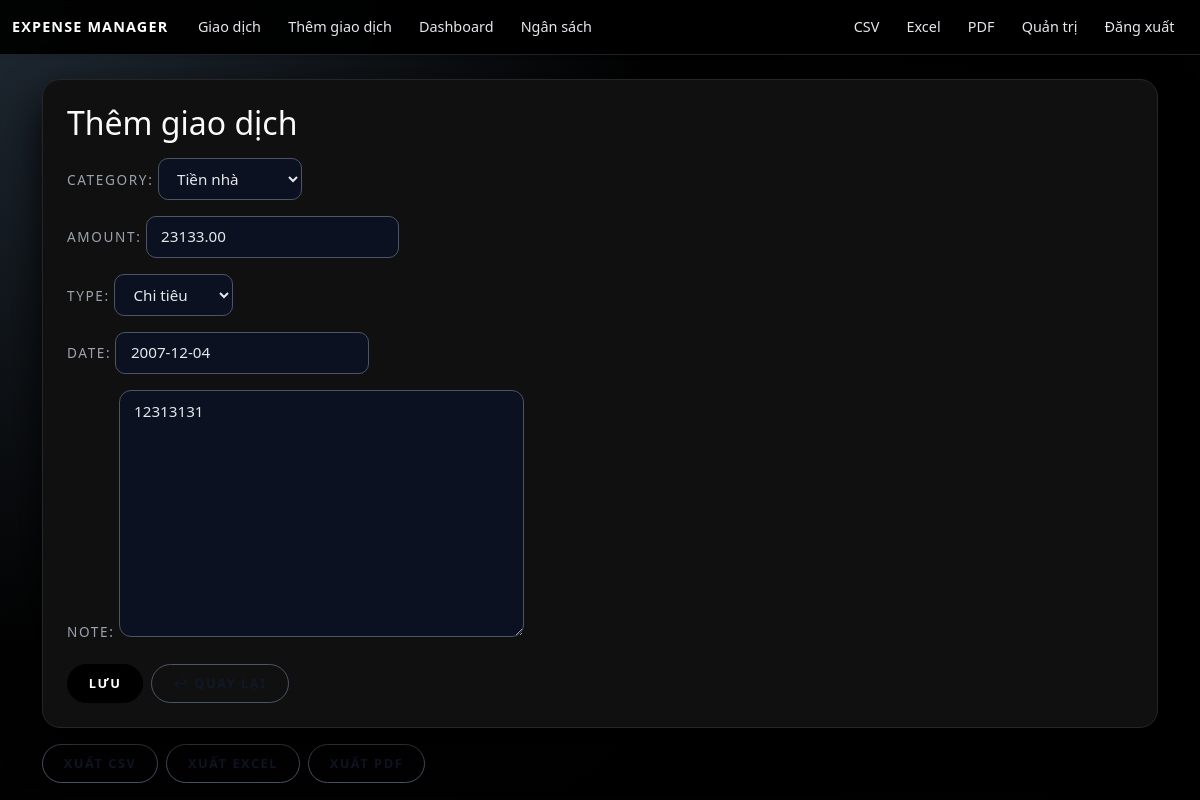
The app's page /transactions/18/edit/ (signed in) with its own data.
### expenses/models.py (models this page shows, shortened)
class Transaction(models.Model):
    TYPE_CHOICES = (
        ('income', 'Thu nhập'),
        ('expense', 'Chi tiêu'),
    )
    user = models.ForeignKey(User, on_delete=models.CASCADE)   # mỗi user có nhiều giao dịch
    amount = models.DecimalField(max_digits=12, decimal_places=2)  # số tiền
    category = models.ForeignKey(Category, on_delete=models.SET_NULL, null=True, blank=True)
    type = models.CharField(max_length=10, choices=TYPE_CHOICES)   # income / expense
    date = models.DateField()   # ngày giao dịch
    note = models.TextField(blank=True)   # ghi chú

### expenses/views.py (the view)
# urls.py: path('transactions/<int:pk>/edit/', views.transaction_edit, name='transaction_edit'),
def transaction_edit(request, pk):
    transaction = get_object_or_404(Transaction, pk=pk, user=request.user)  # chỉ cho chủ sở hữu sửa
    if request.method == "POST":
        form = TransactionForm(request.POST, instance=transaction)
        if form.is_valid():
            updated = form.save(commit=False)
            updated.user = request.user
            updated.save()
            return redirect('transaction_list')
    else:
        form = TransactionForm(instance=transaction)
    return render(request, 'expenses/transaction_form.html', {'form': form, 'edit_mode': True})

### expenses/forms.py
class TransactionForm(forms.ModelForm):
    class Meta:
        model = Transaction
        fields = ["category", "amount", "type", "date", "note"]

### expenses/models.py (called while the page is built)
    def __str__(self):
        return self.name

### expenses/templates/expenses/transaction_form.html (shortened to what this page needs)
{% extends "expenses/base.html" %}
{% block content %}
<div class="card p-4 mb-3">
  <h2 class="mb-3"> Thêm giao dịch</h2>
  <form method="post">
    {{ form.as_p }}
    <div class="mt-3 d-flex gap-2">
      <button type="submit" class="btn btn-dark">
         Lưu
      </button>
      <a href="{% url 'transaction_list' %}" class="btn btn-outline-dark">
      </a>
    </div>
  </form>
</div>
<div class="d-flex gap-2">
  <a href="{% url 'export_csv' %}" class="btn btn-outline-dark btn-sm">Xuất CSV</a>
  <a href="{% url 'export_excel' %}" class="btn btn-outline-dark btn-sm">Xuất Excel</a>
  <a href="{% url 'export_pdf' %}" class="btn btn-outline-dark btn-sm">Xuất PDF</a>
</div>
{% endblock %}

### expenses/templates/expenses/base.html (style rules this page uses)
:root { --exp-bg: #050505; --exp-bg-soft: #101010; --exp-border: #262626; --exp-text: #f9fafb; --exp-text-muted: #9ca3af; --exp-black: #000000; }
* { box-sizing: border-box; }
body { margin: 0; min-height: 100vh; background: radial-gradient(circle at top left, #1f2933 0, #020202 45%, #000000 100%); color: var(--exp-text); font-family: system-ui, -apple-system, BlinkMacSystemFont, "Segoe UI", sans-serif; }
.card { border-radius: 18px; border: 1px solid var(--exp-border); background-color: var(--exp-bg-soft); box-shadow: 0 18px 40px rgba(0, 0, 0, 0.9), 0 0 0 1px rgba(255, 255, 255, 0.01); color: var(--exp-text); }
input[type="text"], input[type="number"], input[type="email"], input[type="password"], input[type="date"], input[type="month"], select, textarea, .form-control, .form-select { background-color: #0b1120; border: 1px solid #4b5563; color: #e5e7eb; border-radius: 10px; font-size: 0.95rem; padding: 0.55rem 0.9rem; }
textarea, textarea.form-control { border-radius: 12px; min-height: 120px; }
input::placeholder, textarea::placeholder { color: #6b7280; font-size: 0.9rem; }
label { font-size: 0.85rem; text-transform: uppercase; letter-spacing: 0.12em; color: var(--exp-text-muted); margin-bottom: 0.35rem; }
.btn-dark, .btn-outline-dark, .btn-primary { border-radius: 999px; text-transform: uppercase; letter-spacing: 0.12em; font-size: 0.8rem; font-weight: 600; padding: 0.55rem 1.4rem; transition: background-color 0.18s ease-out, color 0.18s ease-out, border-color 0.18s ease-out, transform 0.18s ease-out, box-shadow 0.18s ease-out; }
.btn-dark, .btn-primary { background-color: #111827; border-color: #111827; color: #ffffff; }
.btn-outline-dark { background-color: #f9fafb; border-color: #111827; color: #111827; }

### expenses/templates/expenses/transaction_form.html (style rules this page uses)
.btn-dark, .btn-outline-dark { border-radius: 999px; text-transform: uppercase; letter-spacing: 0.12em; font-size: 0.8rem; font-weight: 600; padding: 0.55rem 1.3rem; transition: background-color 0.18s ease-out, color 0.18s ease-out, border-color 0.18s ease-out, transform 0.18s ease-out, box-shadow 0.18s ease-out; }
.btn-dark { background-color: #000000; border-color: #000000; color: #ffffff; }
.btn-outline-dark { background-color: transparent; border-color: #4b5563; color: #111827; }

### records on screen
Transaction: category "Tiền nhà", amount "23133.00", type "Chi tiêu", date "2007-12-04", note "12313131"
